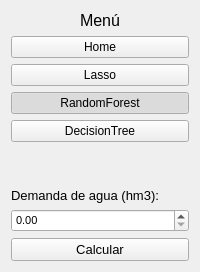
     <widget class="QWidget" name="menu" native="true">
      <layout class="QGridLayout" name="gridLayout">
       <item row="0" column="0">
        <layout class="QVBoxLayout" name="verticalLayout_20">
         <item>
          <layout class="QHBoxLayout" name="horizontalLayout">
           <item>
            <widget class="QLabel" name="expandMenuLabel">
             <property name="maximumSize">
              <size>
               <width>16777215</width>
               <height>50</height>
              </size>
             </property>
             <property name="font">
              <font>
               <pointsize>12</pointsize>
              </font>
             </property>
             <property name="text">
              <string>Menú</string>
             </property>
             <property name="alignment">
              <set>Qt::AlignCenter</set>
             </property>
            </widget>
           </item>
          </layout>
         </item>
         <item>
          <layout class="QVBoxLayout" name="verticalLayout_2">
           <item>
            <widget class="QPushButton" name="btnHome">
             <property name="styleSheet">
              <string notr="true"/>
             </property>
             <property name="text">
              <string>Home</string>
             </property>
             <property name="icon">
              <iconset>
               <normaloff>:/icons/icons/downloading.png</normaloff>:/icons/icons/downloading.png</iconset>
             </property>
             <property name="checkable">
              <bool>true</bool>
             </property>
             <property name="autoExclusive">
              <bool>true</bool>
             </property>
            </widget>
           </item>
           <item>
            <widget class="QPushButton" name="btnLasso">
             <property name="text">
              <string>Lasso</string>
             </property>
             <property name="icon">
              <iconset>
               <normaloff>:/icons/icons/folder.png</normaloff>:/icons/icons/folder.png</iconset>
             </property>
             <property name="checkable">
              <bool>true</bool>
             </property>
             <property name="autoExclusive">
              <bool>true</bool>
             </property>
            </widget>
           </item>
           <item>
            <widget class="QPushButton" name="btnRandomForest">
             <property name="text">
              <string>RandomForest</string>
             </property>
             <property name="icon">
              <iconset>
               <normaloff>:/icons/icons/data-classification.png</normaloff>:/icons/icons/data-classification.png</iconset>
             </property>
             <property name="checkable">
              <bool>true</bool>
             </property>
             <property name="checked">
              <bool>true</bool>
             </property>
             <property name="autoExclusive">
              <bool>true</bool>
             </property>
            </widget>
           </item>
           <item>
            <widget class="QPushButton" name="btnDecisionTree">
             <property name="text">
              <string>DecisionTree</string>
             </property>
             <property name="checkable">
              <bool>true</bool>
             </property>
             <property name="autoExclusive">
              <bool>true</bool>
             </property>
            </widget>
           </item>
          </layout>
         </item>
         <item>
          <spacer name="verticalSpacer">
           <property name="orientation">
            <enum>Qt::Vertical</enum>
           </property>
           <property name="sizeHint" stdset="0">
            <size>
             <width>20</width>
             <height>40</height>
            </size>
           </property>
          </spacer>
         </item>
         <item>
          <layout class="QVBoxLayout" name="verticalLayout">
           <item>
            <widget class="QLabel" name="label_3">
             <property name="font">
              <font>
               <pointsize>10</pointsize>
              </font>
             </property>
             <property name="text">
              <string>Demanda de agua (hm3):</string>
             </property>
             <property name="alignment">
              <set>Qt::AlignLeading|Qt::AlignLeft|Qt::AlignVCenter</set>
             </property>
            </widget>
           </item>
           <item>
            <widget class="QDoubleSpinBox" name="spinBoxDemanda">
             <property name="font">
              <font>
               <pointsize>8</pointsize>
              </font>
             </property>
             <property name="styleSheet">
              <string notr="true"/>
             </property>
             <property name="decimals">
              <number>2</number>
             </property>
             <property name="maximum">
              <double>1000000000000.000000000000000</double>
             </property>
            </widget>
           </item>
           <item>
            <widget class="QPushButton" name="btnCalcular">
             <property name="font">
              <font>
               <pointsize>10</pointsize>
              </font>
             </property>
             <property name="cursor">
              <cursorShape>PointingHandCursor</cursorShape>
             </property>
             <property name="text">
              <string>Calcular</string>
             </property>
            </widget>
           </item>
          </layout>
         </item>
        </layout>
       </item>
      </layout>
     </widget>
